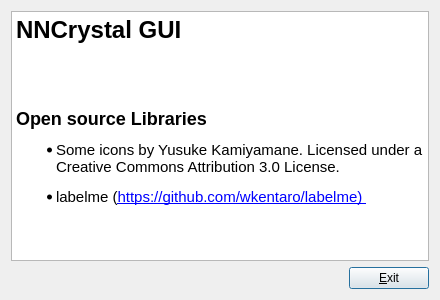
<?xml version="1.0" encoding="UTF-8"?>
<ui version="4.0">
 <class>about_dialog</class>
 <widget class="QDialog" name="about_dialog">
  <property name="geometry">
   <rect>
    <x>0</x>
    <y>0</y>
    <width>440</width>
    <height>300</height>
   </rect>
  </property>
  <property name="windowTitle">
   <string>Dialog</string>
  </property>
  <property name="windowIcon">
   <iconset resource="../../resources/icons.qrc">
    <normaloff>:/icons/app_icon</normaloff>:/icons/app_icon</iconset>
  </property>
  <layout class="QGridLayout" name="gridLayout">
   <item row="0" column="0">
    <layout class="QVBoxLayout" name="verticalLayout">
     <item>
      <widget class="QTextBrowser" name="textBrowser">
       <property name="html">
        <string>&lt;!DOCTYPE HTML PUBLIC &quot;-//W3C//DTD HTML 4.0//EN&quot; &quot;http://www.w3.org/TR/REC-html40/strict.dtd&quot;&gt;
&lt;html&gt;&lt;head&gt;&lt;meta name=&quot;qrichtext&quot; content=&quot;1&quot; /&gt;&lt;style type=&quot;text/css&quot;&gt;
p, li { white-space: pre-wrap; }
&lt;/style&gt;&lt;/head&gt;&lt;body style=&quot; font-family:'Ubuntu'; font-size:11pt; font-weight:400; font-style:normal;&quot;&gt;
&lt;h1 style=&quot; margin-top:18px; margin-bottom:12px; margin-left:0px; margin-right:0px; -qt-block-indent:0; text-indent:0px;&quot;&gt;&lt;span style=&quot; font-size:xx-large; font-weight:600;&quot;&gt;NNCrystal GUI &lt;/span&gt;&lt;/h1&gt;
&lt;p style=&quot;-qt-paragraph-type:empty; margin-top:0px; margin-bottom:0px; margin-left:0px; margin-right:0px; -qt-block-indent:0; text-indent:0px;&quot;&gt;&lt;br /&gt;&lt;/p&gt;
&lt;p style=&quot;-qt-paragraph-type:empty; margin-top:0px; margin-bottom:0px; margin-left:0px; margin-right:0px; -qt-block-indent:0; text-indent:0px;&quot;&gt;&lt;br /&gt;&lt;/p&gt;
&lt;h2 style=&quot; margin-top:16px; margin-bottom:12px; margin-left:0px; margin-right:0px; -qt-block-indent:0; text-indent:0px;&quot;&gt;&lt;span style=&quot; font-size:x-large; font-weight:600;&quot;&gt;Open source Libraries&lt;/span&gt;&lt;/h2&gt;
&lt;ul style=&quot;margin-top: 0px; margin-bottom: 0px; margin-left: 0px; margin-right: 0px; -qt-list-indent: 1;&quot;&gt;&lt;li style=&quot; margin-top:12px; margin-bottom:12px; margin-left:0px; margin-right:0px; -qt-block-indent:0; text-indent:0px;&quot;&gt;Some icons by Yusuke Kamiyamane. Licensed under a Creative Commons Attribution 3.0 License.&lt;/li&gt;
&lt;li style=&quot; margin-top:12px; margin-bottom:12px; margin-left:0px; margin-right:0px; -qt-block-indent:0; text-indent:0px;&quot;&gt;labelme (&lt;a href=&quot;https://github.com/wkentaro/labelme&quot;&gt;&lt;span style=&quot; text-decoration: underline; color:#0000ff;&quot;&gt;https://github.com/wkentaro/labelme) &lt;/span&gt;&lt;/a&gt;&lt;/li&gt;&lt;/ul&gt;&lt;/body&gt;&lt;/html&gt;</string>
       </property>
      </widget>
     </item>
     <item>
      <layout class="QHBoxLayout" name="horizontalLayout">
       <item>
        <spacer name="horizontalSpacer">
         <property name="orientation">
          <enum>Qt::Horizontal</enum>
         </property>
         <property name="sizeHint" stdset="0">
          <size>
           <width>40</width>
           <height>20</height>
          </size>
         </property>
        </spacer>
       </item>
       <item>
        <widget class="QPushButton" name="exitButton">
         <property name="text">
          <string>&amp;Exit</string>
         </property>
        </widget>
       </item>
      </layout>
     </item>
    </layout>
   </item>
  </layout>
 </widget>
 <resources>
  <include location="../../resources/icons.qrc"/>
 </resources>
 <connections/>
</ui>
